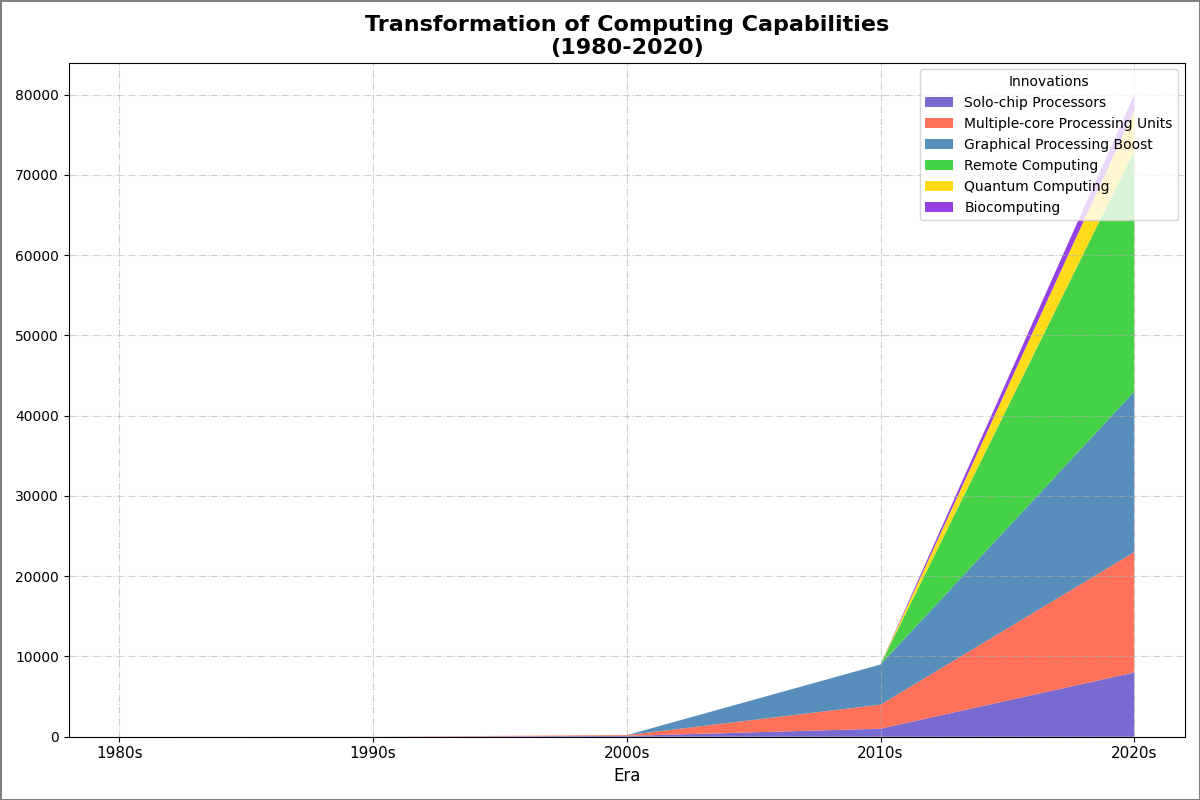

The Python source for this figure:
import matplotlib.pyplot as plt
import numpy as np

# Define the decades from 1980 to 2020
decades = np.array([1980, 1990, 2000, 2010, 2020])

# Computing power in millions of instructions per second (MIPS)
single_core_mips = np.array([1, 10, 100, 1000, 8000])
multi_core_mips = np.array([0, 0, 100, 3000, 15000])
gpu_acceleration_mips = np.array([0, 0, 0, 5000, 20000])
cloud_computing_mips = np.array([0, 0, 0, 0, 30000])

# Additional made-up data for 'Quantum Computing' and 'Biocomputing'
quantum_computing_mips = np.array([0, 0, 0, 0, 5000])
biocomputing_mips = np.array([0, 0, 0, 0, 2000])

# Create a stacked area plot
fig, ax = plt.subplots(figsize=(12, 8))
ax.stackplot(decades, 
             single_core_mips, 
             multi_core_mips, 
             gpu_acceleration_mips, 
             cloud_computing_mips,
             quantum_computing_mips,
             biocomputing_mips,
             labels=['Solo-chip Processors', 
                     'Multiple-core Processing Units', 
                     'Graphical Processing Boost', 
                     'Remote Computing',
                     'Quantum Computing',
                     'Biocomputing'],
             colors=['#6A5ACD', '#FF6347', '#4682B4', '#32CD32', '#FFD700', '#8A2BE2'],
             alpha=0.9)

# Set plot title and labels
ax.set_title('Transformation of Computing Capabilities\n(1980-2020)', fontsize=16, fontweight='bold')
ax.set_xlabel('Era', fontsize=12)

# Add a legend to the plot
ax.legend(loc='upper right', title='Innovations', fontsize=10)

# Format the x-axis to display decades nicely
ax.set_xticks(decades)
ax.set_xticklabels([f"{decade}s" for decade in decades], fontsize=11)

# Add grid lines for better readability
ax.grid(True, linestyle='-.', alpha=0.6)

# Adjust figure borders
fig.patch.set_linewidth(2)
fig.patch.set_edgecolor('gray')

# Automatically adjust subplot parameters to give specified padding
plt.tight_layout()

# Display the plot
plt.show()
